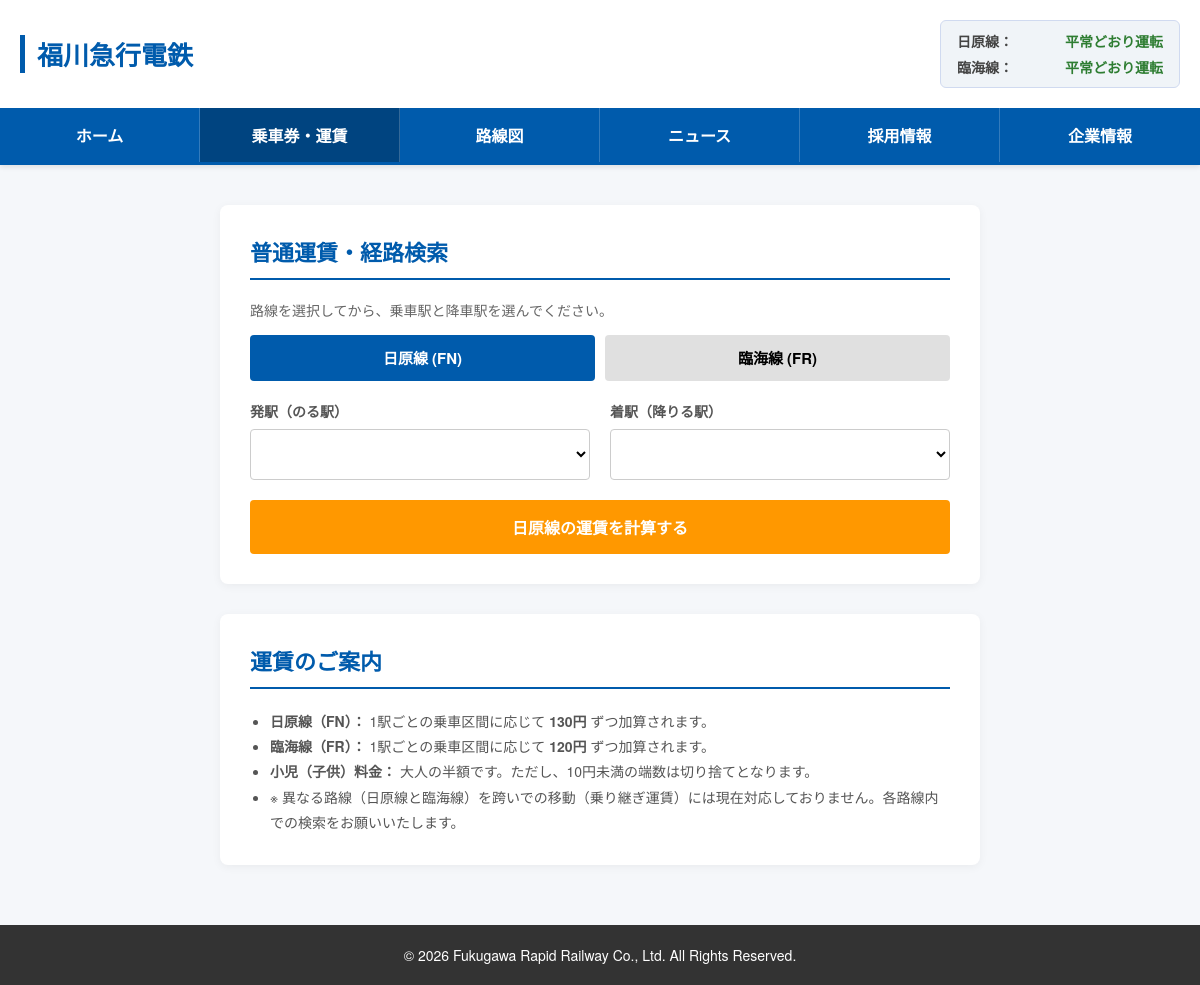
The page /fare.php on the database as committed earlier.
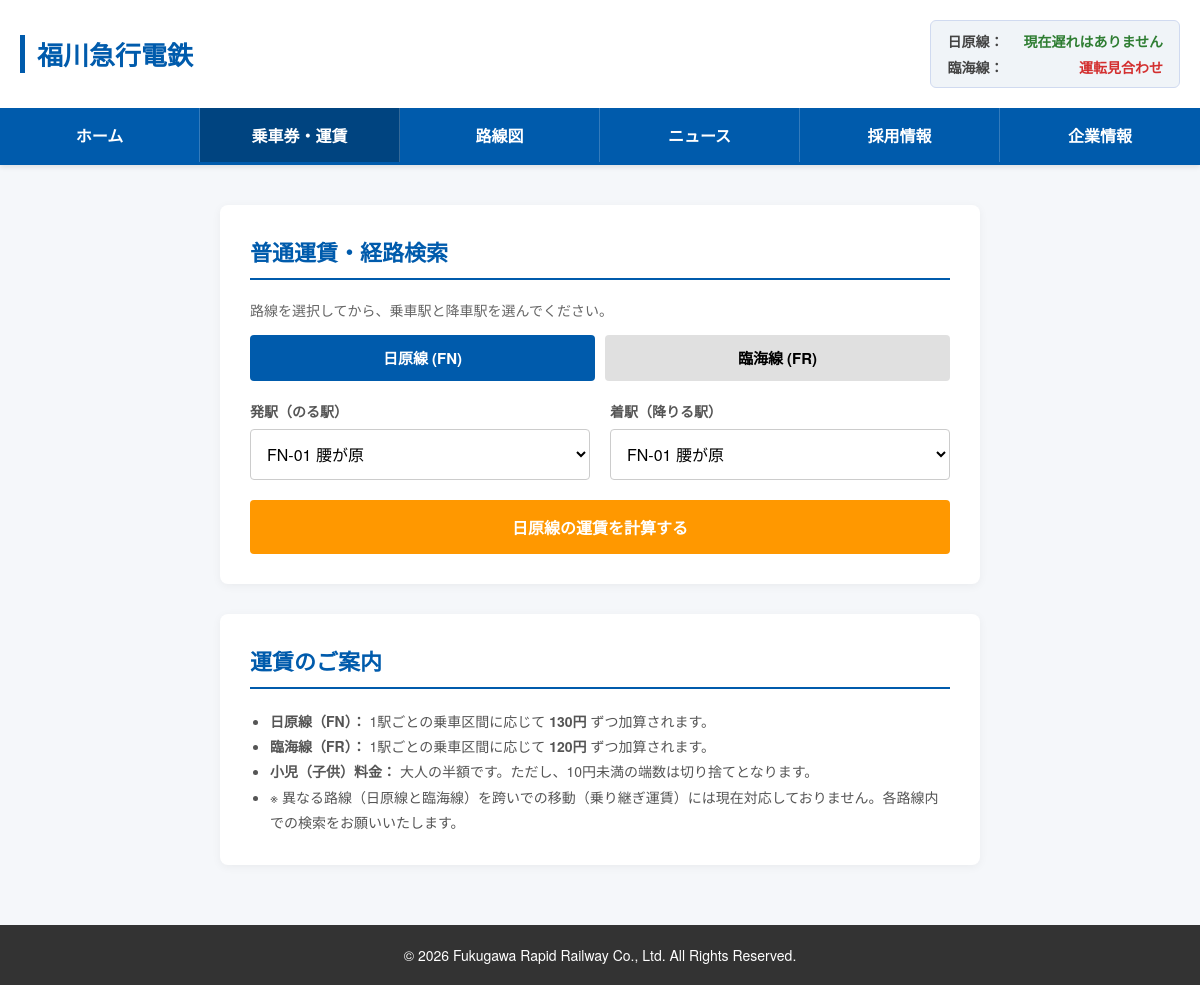
The same page on the database as committed later.
### tables this page shows
CREATE TABLE `train_status` (
  `line_key` varchar(50) NOT NULL,
  `line_name` varchar(50) NOT NULL,
  `status_val` varchar(20) NOT NULL,
  `status_text` varchar(50) NOT NULL,
  PRIMARY KEY (`line_key`)
);

### public/fare.php (the view, shortened to what this page needs)
<?php
$host     = '127.0.0.1;port=10011';
$dbname   = 'local';
$username = 'root';
$password = 'root';
try {
    $pdo = new PDO("mysql:host=$host;dbname=$dbname;charset=utf8mb4", $username, $password, [
        PDO::ATTR_ERRMODE => PDO::ERRMODE_EXCEPTION,
        PDO::ATTR_DEFAULT_FETCH_MODE => PDO::FETCH_ASSOC,
    ]);
} catch (PDOException $e) {
    die("データベース接続失敗: " . $e->getMessage());
}
$status_rows = $pdo->query("SELECT * FROM train_status")->fetchAll();
$status = [];
foreach ($status_rows as $row) {
    $status[$row['line_key']] = $row;
}
$hibara_stations = $pdo->query("SELECT * FROM stations WHERE line_key = 'hibara' ORDER BY station_index ASC")->fetchAll();
$selected_line = '';
?>
<!DOCTYPE html>
<html lang="ja">
<head>
</head>
<body>
    <header>
        <div class="header-top">
            <a href="index.php" class="logo-text">福川急行電鉄</a>
            <div class="header-right">
                <div class="status-container">
                    <div class="status-row">
                        <span class="status-line-name">日原線：</span>
                        <span class="status-text <?php echo $status['hibara']['status_val']; ?>"><?php echo $status['hibara']['status_text']; ?></span>
                    </div>
                    <div class="status-row">
                        <span class="status-line-name">臨海線：</span>
                        <span class="status-text <?php echo $status['rinkai']['status_val']; ?>"><?php echo $status['rinkai']['status_text']; ?></span>
                    </div>
                </div>
            </div>
        </div>
        <nav>
            <ul>
                <li><a href="index.php">ホーム</a></li>
                <li><a href="fare.php" class="active">乗車券・運賃</a></li>
                <li><a href="route_map.php">路線図</a></li>
                <li><a href="news_list.php">ニュース</a></li>
                <li><a href="recruit.php">採用情報</a></li>
                <li><a href="company.php">企業情報</a></li>
            </ul>
        </nav>
    </header>
    <main>
        <div class="fare-box">
            <h2>普通運賃・経路検索</h2>
            <p style="font-size:14px; color:#666; margin-bottom: 15px;">路線を選択してから、乗車駅と降車駅を選んでください。</p>
            <div class="line-selector">
                <button type="button" id="tab_hibara" class="line-tab <?php echo ($selected_line !== 'rinkai') ? 'active-hibara' : ''; ?>" onclick="switchLine('hibara')">日原線 (FN)</button>
                <button type="button" id="tab_rinkai" class="line-tab <?php echo ($selected_line === 'rinkai') ? 'active-rinkai' : ''; ?>" onclick="switchLine('rinkai')">臨海線 (FR)</button>
            </div>
            <form action="fare.php" method="POST" id="form_hibara" class="form-section <?php echo ($selected_line !== 'rinkai') ? 'show' : ''; ?>">
                <div class="form-row">
                    <div class="form-group">
                        <label>発駅（のる駅）</label>
                        <select name="start_id">
                            <?php foreach ($hibara_stations as $st): ?>
                                <option value="<?php echo $st['id']; ?>" <?php if(isset($_POST['start_id']) && $_POST['start_id'] == $st['id'] && $selected_line === 'hibara') echo 'selected'; ?>>
                                    <?php echo $st['station_number'] . ' ' . $st['station_name']; ?>
                                </option>
                            <?php endforeach; ?>
                        </select>
                    </div>
                    <div class="form-group">
                        <label>着駅（降りる駅）</label>
                        <select name="end_id">
                            <?php foreach ($hibara_stations as $st): ?>
                                <option value="<?php echo $st['id']; ?>" <?php if(isset($_POST['end_id']) && $_POST['end_id'] == $st['id'] && $selected_line === 'hibara') echo 'selected'; ?>>
                                    <?php echo $st['station_number'] . ' ' . $st['station_name']; ?>
                                </option>
                            <?php endforeach; ?>
                        </select>
                    </div>
                </div>
                <button type="submit" class="calc-btn">日原線の運賃を計算する</button>
            </form>
        </div>
        <div class="fare-box">
            <h2>運賃のご案内</h2>
            <ul class="info-list" style="margin-top: 10px;">
                <li><strong>日原線（FN）：</strong> 1駅ごとの乗車区間に応じて <strong>130円</strong> ずつ加算されます。</li>
                <li><strong>臨海線（FR）：</strong> 1駅ごとの乗車区間に応じて <strong>120円</strong> ずつ加算されます。</li>
                <li><strong>小児（子供）料金：</strong> 大人の半額です。ただし、10円未満の端数は切り捨てとなります。</li>
                <li>※ 異なる路線（日原線と臨海線）を跨いでの移動（乗り継ぎ運賃）には現在対応しておりません。各路線内での検索をお願いいたします。</li>
            </ul>
        </div>
    </main>
    <footer>
        <p>&copy; 2026 Fukugawa Rapid Railway Co., Ltd. All Rights Reserved.</p>
    </footer>
</body>
</html>

Rows that differ between the two databases and show on the page:
changed train_status: status_text "平常どおり運転" → "現在遅れはありません"
changed train_status: status_val "normal" → "stop" (drawn); status_text "平常どおり運転" → "運転見合わせ"
Other text that changed with them:
form field start_id: (not shown) → "FN-01 腰が原"
form field end_id: (not shown) → "FN-01 腰が原"
